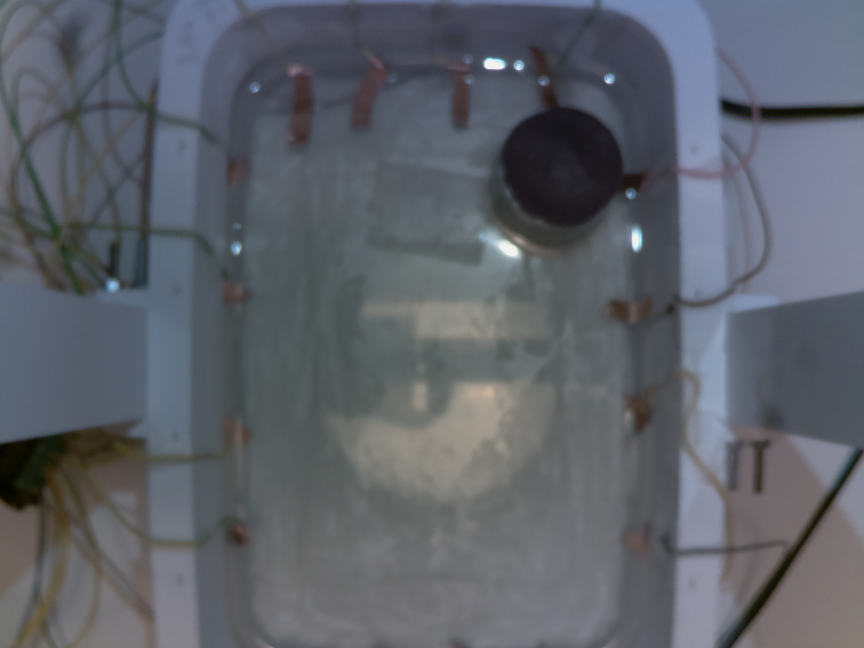
#> input picture image.jpg, 2592 x 1944 px (shown at 1/3 size)
$ python -i gt_capture.py   (imports and definitions only)
#> lines starting #> are read from the running program, lines starting #| are printed output that depends on the picture; after the words box and inside, x2 and y2 are one past the last pixel; in counts of white or black regions, pixels touching at a corner belong together
#> further down, picture is the input picture: shape (1944, 2592, 3); mean B, G, R 105.5, 97.7, 93.5
### gt_capture/find_homography.py
import cv2
import numpy as np


def find_homography():
    # Measured coordinates on image and in real world
    corners_plane = np.array([[0,0], [11.4, 0], [0, 16.5], [11.4, 16.5]])
    corners_image = np.array([[735,184], [1910,212], [735, 1901], [1910, 1899]])

    homography, _ = cv2.findHomography(corners_image, corners_plane)
    return homography

### gt_capture/gt_capture.py
import paramiko
import cv2
import numpy as np
from random import random
import imutils
from find_homography import find_homography

def setup_ssh():
    ssh = paramiko.SSHClient()
    ssh.set_missing_host_key_policy(paramiko.AutoAddPolicy())
    ssh.connect("raspberrypi.local", username="pi", password="pi")
    return ssh

def get_image(shh, remote_path="/home/pi/image.jpg", local_path="image.jpg"):
    ftp_client=ssh.open_sftp()
    ftp_client.get(remote_path,local_path)
    ftp_client.close()

def get_xy(image):
    # Set minimum and max HSV values to display (measured manually)
    lower = np.array([0, 0, 0])
    upper = np.array([179, 255, 40])

    # Create HSV Image and threshold into a range.
    hsv = cv2.cvtColor(image, cv2.COLOR_BGR2HSV)
#> hsv: shape (1944, 2592, 3); mean H, S, V 98.5, 38, 107.3
    mask = cv2.inRange(hsv, lower, upper)
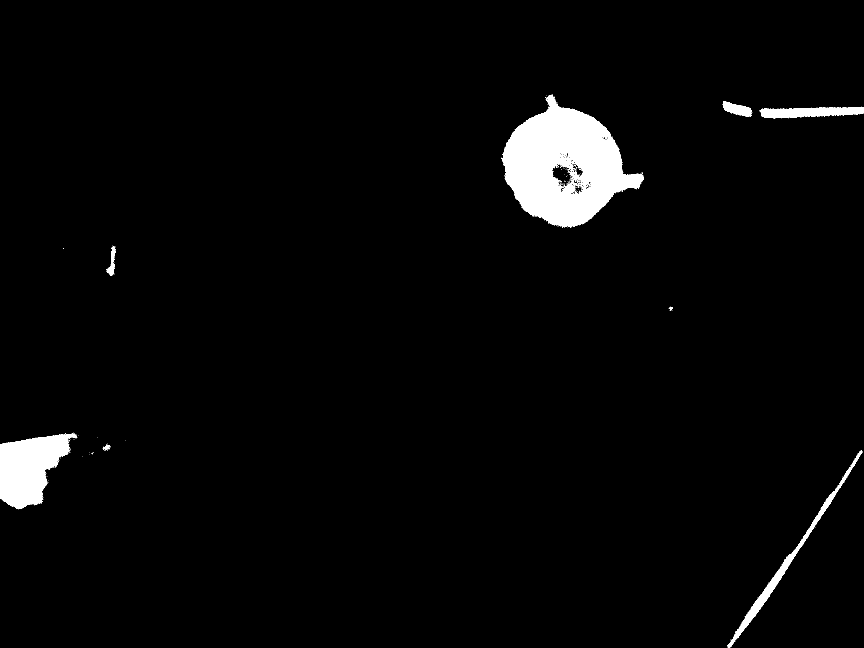
#> mask: shape (1944, 2592) (shown at 1/3 size); 2.9% white; 260 white regions (251 under 20 px), largest, box (x1, y1, x2, y2) and area: (1504, 285, 1932, 683) 92424, (0, 1301, 231, 1528) 31443, (2181, 1351, 2588, 1944) 9952
    img_output: np.ndarray = cv2.bitwise_and(image,image, mask=mask)
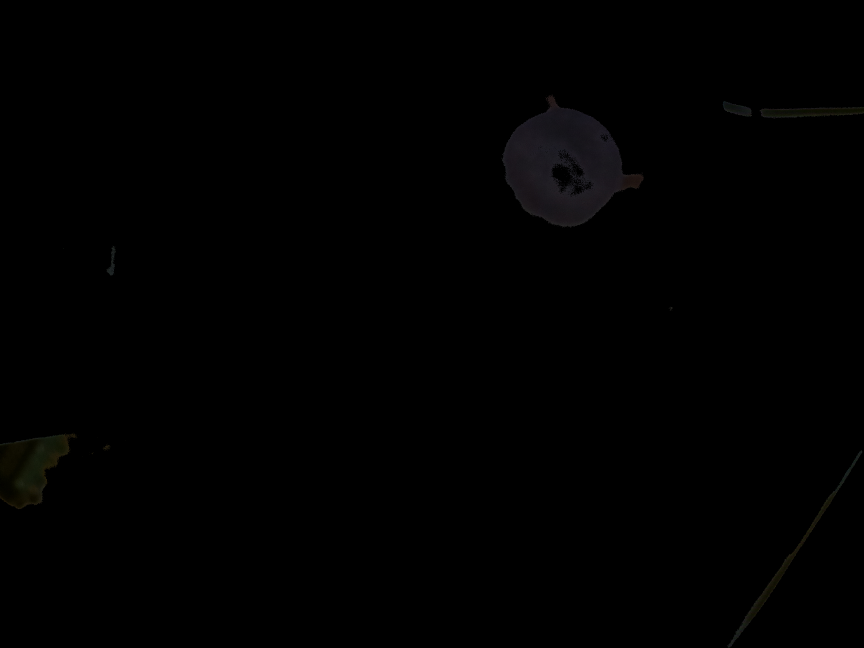
#> img_output: shape (1944, 2592, 3) (shown at 1/3 size); mean B, G, R 0.7, 0.7, 0.7

    # Convert to gray image and blur the image
    gray_image = cv2.cvtColor(img_output, cv2.COLOR_BGR2GRAY)
    blurred = cv2.GaussianBlur(gray_image, (5, 5), 0)
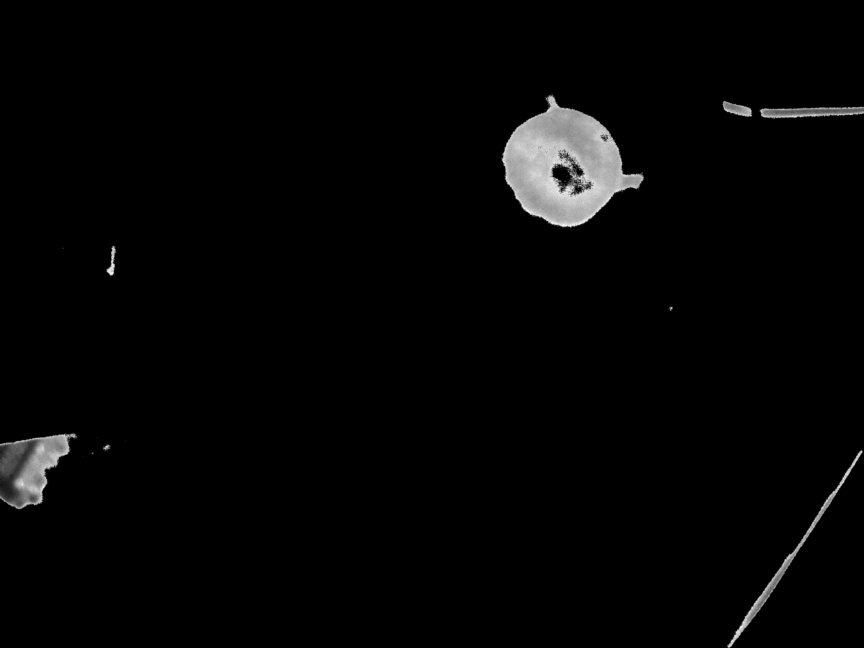
#> blurred: shape (1944, 2592) (shown at 1/3 size); min 0, max 37, mean 0.7; drawn with min black and max white

    (thresh, im_bw) = cv2.threshold(blurred, 10, 255,  cv2.THRESH_BINARY)
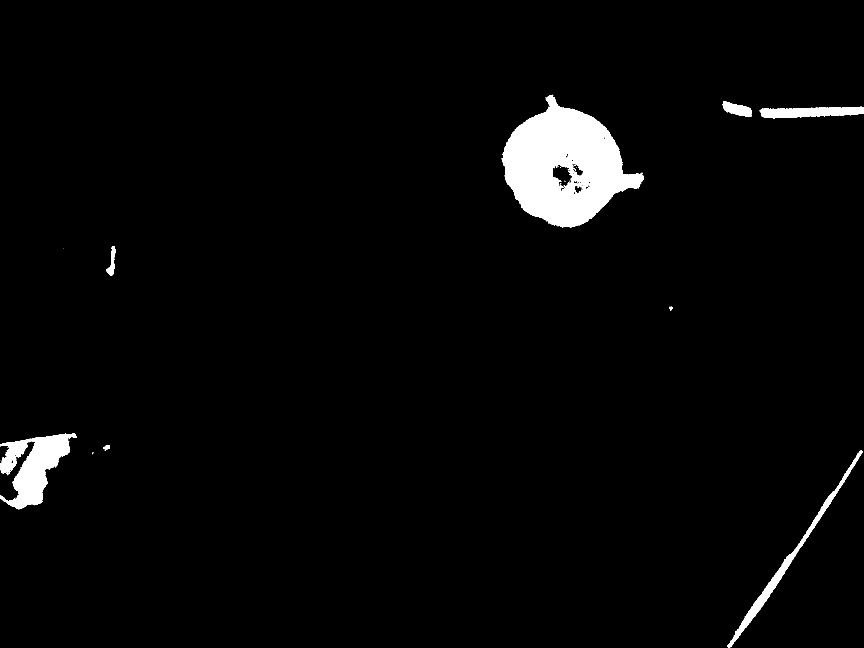
#> im_bw: shape (1944, 2592) (shown at 1/3 size); 2.8% white; 32 white regions (23 under 20 px)
    cv2.imwrite('gray_image.png', gray_image)
    cv2.imwrite('bw_image.png', im_bw)
    cnts = cv2.findContours(im_bw.copy(), cv2.RETR_EXTERNAL,
	                        cv2.CHAIN_APPROX_SIMPLE)
#> cnts = 19 contours, 10 with area under 20; largest, box (x1, y1, x2, y2) and area: (1505, 286, 1932, 683) 99730, (0, 1300, 231, 1528) 24386, (2181, 1351, 2588, 1944) 10130, (2279, 320, 2592, 356) 7401, (2168, 303, 2256, 350) 2325
    cnts = imutils.grab_contours(cnts)
    cnt = None
    if len(cnts) < 1:
        print("please try again")
        return

    if len(cnts) > 1:
        kernel = np.ones((7,7),np.uint8)
        im_bw = cv2.erode(im_bw,kernel,iterations = 1)
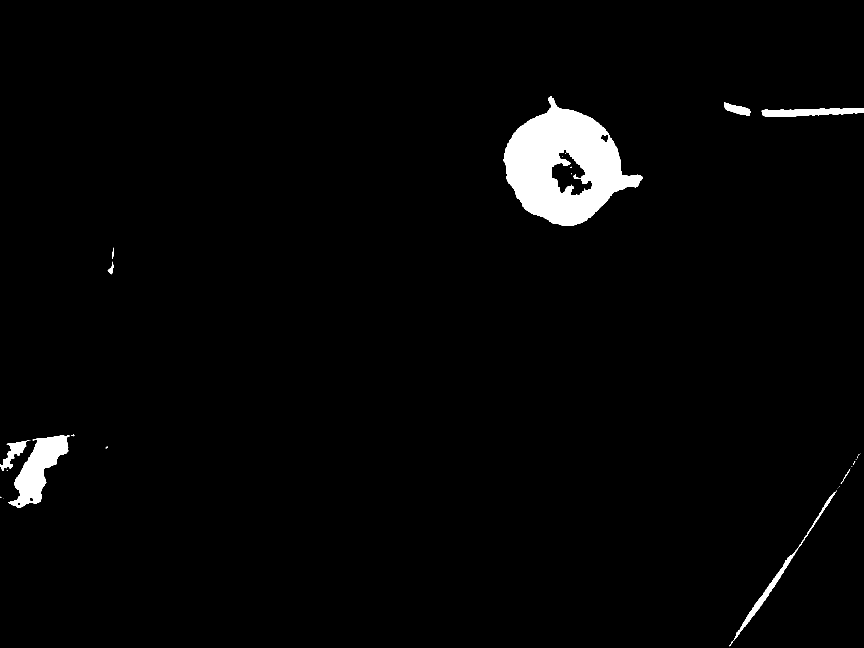
#> im_bw: shape (1944, 2592) (shown at 1/3 size); 2.3% white; 30 white regions (20 under 20 px), largest, box (x1, y1, x2, y2) and area: (1509, 290, 1928, 678) 86235, (24, 1307, 209, 1524) 16952, (2285, 324, 2592, 351) 5441
        im_bw = cv2.dilate(im_bw,kernel,iterations = 1)
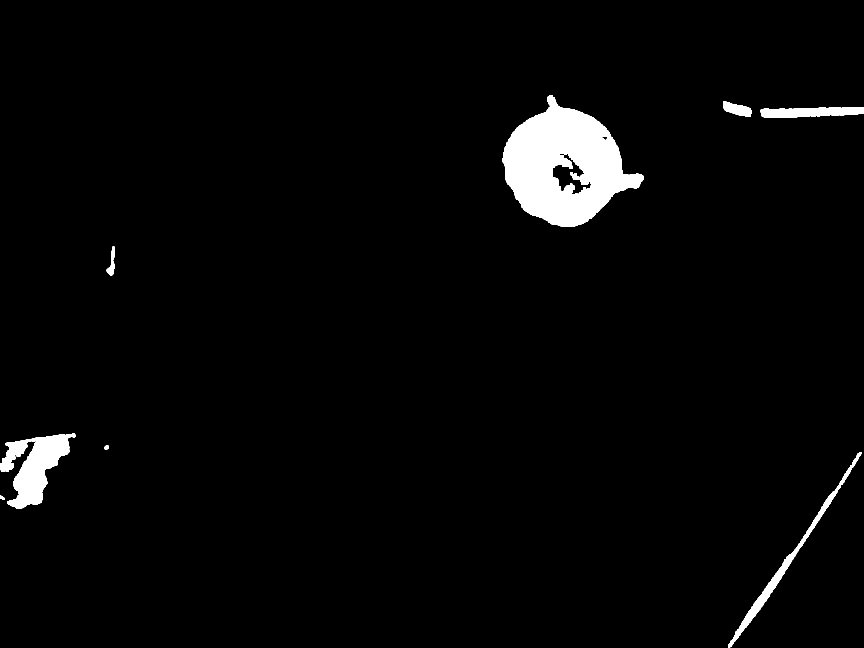
#> im_bw: shape (1944, 2592) (shown at 1/3 size); 2.8% white; 11 white regions
        cv2.imwrite('bw_image.png', im_bw)
        cnts = cv2.findContours(im_bw.copy(), cv2.RETR_EXTERNAL,
	                            cv2.CHAIN_APPROX_SIMPLE)
#> cnts = 10 contours; largest, box (x1, y1, x2, y2) and area: (1506, 287, 1931, 681) 99510, (21, 1301, 226, 1527) 19657, (2184, 1356, 2584, 1942) 9955, (2282, 321, 2592, 354) 7245, (0, 1317, 94, 1416) 3770
        cnts = imutils.grab_contours(cnts)
        if len(cnts) < 1:
            print("please try again")
            return

        areas = [cv2.contourArea(c) for c in cnts]
#> areas = [82.5, 9955, 104.5, 3770, 19657, 564.5, 311, 7245, 2288, 99510]
        max_index = np.argmax(areas)
#> max_index = 9
        cnt=cnts[max_index]
#> cnt = contour of 566 points, box (x1, y1, x2, y2) (1506, 287, 1931, 681), area 99510

    else:
        cnt = cnts[0]

    M = cv2.moments(cnt)
#> M = moments, m00 99510, centre m10/m00, m01/m00 = (1693.2, 498.7)
    cX = int(M["m10"] / M["m00"])
#> cX = 1693
    cY = int(M["m01"] / M["m00"])
#> cY = 498
    center = np.float32(np.array([[[cX, cY]]]))
#> center = [[1693, 498]]
    H = find_homography()
    dst = cv2.perspectiveTransform(center, H)
#> dst = [[9.26, 2.84]]

    x = dst[0][0][0]
#> x = 9.26
    y = dst[0][0][1]
#> y = 2.84

    command = input(f"Cordinates x: {x} y: {y} write to a file type w: ")
#> the answer given: ../image.jpg
#> command = '../image.jpg'
    if command == 'w':
        f = open("data/test/test.txt", "a")
        # Write the xy coordinates to a file
        f.write(f"{x} {y}\n")
        f.close()

# [20 lines not run here, left out]

>>> import cv2
>>> picture = cv2.imread('../image.jpg')
>>> result = get_xy(picture)
